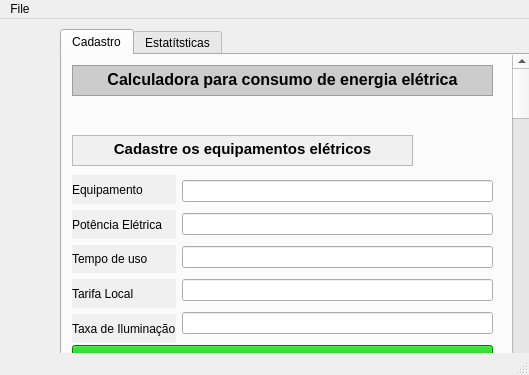
<?xml version="1.0" encoding="UTF-8"?>
<ui version="4.0">
 <class>MainWindow</class>
 <widget class="QMainWindow" name="MainWindow">
  <property name="geometry">
   <rect>
    <x>0</x>
    <y>0</y>
    <width>529</width>
    <height>375</height>
   </rect>
  </property>
  <property name="windowTitle">
   <string>MainWindow</string>
  </property>
  <widget class="QWidget" name="centralwidget">
   <widget class="QTabWidget" name="tabWidget">
    <property name="geometry">
     <rect>
      <x>60</x>
      <y>10</y>
      <width>721</width>
      <height>651</height>
     </rect>
    </property>
    <property name="currentIndex">
     <number>0</number>
    </property>
    <widget class="QWidget" name="tab">
     <attribute name="title">
      <string>Cadastro</string>
     </attribute>
     <widget class="QLabel" name="ImagemSuperior">
      <property name="geometry">
       <rect>
        <x>360</x>
        <y>50</y>
        <width>71</width>
        <height>61</height>
       </rect>
      </property>
      <property name="text">
       <string/>
      </property>
      <property name="pixmap">
       <pixmap>../../Downloads/idea (1).png</pixmap>
      </property>
      <property name="scaledContents">
       <bool>true</bool>
      </property>
     </widget>
     <widget class="QTextBrowser" name="Titulo">
      <property name="geometry">
       <rect>
        <x>10</x>
        <y>10</y>
        <width>421</width>
        <height>31</height>
       </rect>
      </property>
      <property name="sizePolicy">
       <sizepolicy hsizetype="Expanding" vsizetype="Expanding">
        <horstretch>0</horstretch>
        <verstretch>0</verstretch>
       </sizepolicy>
      </property>
      <property name="styleSheet">
       <string notr="true">background-color: rgb(204, 204, 204);</string>
      </property>
      <property name="lineWidth">
       <number>1</number>
      </property>
      <property name="html">
       <string>&lt;!DOCTYPE HTML PUBLIC &quot;-//W3C//DTD HTML 4.0//EN&quot; &quot;http://www.w3.org/TR/REC-html40/strict.dtd&quot;&gt;
&lt;html&gt;&lt;head&gt;&lt;meta name=&quot;qrichtext&quot; content=&quot;1&quot; /&gt;&lt;style type=&quot;text/css&quot;&gt;
p, li { white-space: pre-wrap; }
&lt;/style&gt;&lt;/head&gt;&lt;body style=&quot; font-family:'MS Shell Dlg 2'; font-size:8.25pt; font-weight:400; font-style:normal;&quot;&gt;
&lt;p align=&quot;center&quot; style=&quot; margin-top:0px; margin-bottom:0px; margin-left:0px; margin-right:0px; -qt-block-indent:0; text-indent:0px;&quot;&gt;&lt;span style=&quot; font-family:'MS Shell Dlg 2'; font-size:12pt; font-weight:600; color:#000000;&quot;&gt;Calculadora para consumo de energia elétrica&lt;/span&gt;&lt;/p&gt;&lt;/body&gt;&lt;/html&gt;</string>
      </property>
     </widget>
     <widget class="QTextBrowser" name="textBrowser">
      <property name="geometry">
       <rect>
        <x>10</x>
        <y>80</y>
        <width>341</width>
        <height>31</height>
       </rect>
      </property>
      <property name="styleSheet">
       <string notr="true">background-color: rgb(240, 240, 240);</string>
      </property>
      <property name="html">
       <string>&lt;!DOCTYPE HTML PUBLIC &quot;-//W3C//DTD HTML 4.0//EN&quot; &quot;http://www.w3.org/TR/REC-html40/strict.dtd&quot;&gt;
&lt;html&gt;&lt;head&gt;&lt;meta name=&quot;qrichtext&quot; content=&quot;1&quot; /&gt;&lt;style type=&quot;text/css&quot;&gt;
p, li { white-space: pre-wrap; }
&lt;/style&gt;&lt;/head&gt;&lt;body style=&quot; font-family:'MS Shell Dlg 2'; font-size:8.25pt; font-weight:400; font-style:normal;&quot;&gt;
&lt;p align=&quot;center&quot; style=&quot; margin-top:0px; margin-bottom:0px; margin-left:0px; margin-right:0px; -qt-block-indent:0; text-indent:0px;&quot;&gt;&lt;span style=&quot; font-family:'MS Shell Dlg 2'; font-size:11pt; font-weight:600;&quot;&gt;Cadastre os equipamentos elétricos&lt;/span&gt;&lt;/p&gt;&lt;/body&gt;&lt;/html&gt;</string>
      </property>
     </widget>
     <widget class="QTableWidget" name="tabela">
      <property name="geometry">
       <rect>
        <x>10</x>
        <y>340</y>
        <width>421</width>
        <height>111</height>
       </rect>
      </property>
      <property name="tabletTracking">
       <bool>false</bool>
      </property>
      <property name="accessibleDescription">
       <string/>
      </property>
      <property name="autoFillBackground">
       <bool>false</bool>
      </property>
      <attribute name="horizontalHeaderStretchLastSection">
       <bool>true</bool>
      </attribute>
      <column>
       <property name="text">
        <string>Equipamento</string>
       </property>
       <property name="textAlignment">
        <set>AlignCenter</set>
       </property>
      </column>
      <column>
       <property name="text">
        <string>Potência</string>
       </property>
       <property name="textAlignment">
        <set>AlignCenter</set>
       </property>
      </column>
      <column>
       <property name="text">
        <string>Tempo de uso</string>
       </property>
       <property name="textAlignment">
        <set>AlignCenter</set>
       </property>
      </column>
     </widget>
     <widget class="QPushButton" name="ButtonCadastrarEquipamento">
      <property name="geometry">
       <rect>
        <x>10</x>
        <y>290</y>
        <width>421</width>
        <height>31</height>
       </rect>
      </property>
      <property name="styleSheet">
       <string notr="true">font: 75 12pt &quot;MS Shell Dlg 2&quot;;
color: rgb(255, 255, 255);
background-color: rgb(0, 170, 0);</string>
      </property>
      <property name="text">
       <string>Cadastrar Equipamento</string>
      </property>
     </widget>
     <widget class="QWidget" name="layoutWidget">
      <property name="geometry">
       <rect>
        <x>10</x>
        <y>120</y>
        <width>421</width>
        <height>168</height>
       </rect>
      </property>
      <layout class="QHBoxLayout" name="horizontalLayout">
       <item>
        <layout class="QVBoxLayout" name="verticalLayout_3">
         <item>
          <widget class="QLabel" name="labelEquipmento">
           <property name="enabled">
            <bool>true</bool>
           </property>
           <property name="styleSheet">
            <string notr="true">background-color: rgb(240, 240, 240);
font: 75 12pt &quot;MS Shell Dlg 2&quot;;
</string>
           </property>
           <property name="text">
            <string>Equipamento</string>
           </property>
          </widget>
         </item>
         <item>
          <widget class="QLabel" name="label">
           <property name="styleSheet">
            <string notr="true">font: 75 12pt &quot;MS Shell Dlg 2&quot;;
background-color: rgb(240, 240, 240);</string>
           </property>
           <property name="text">
            <string>Potência Elétrica</string>
           </property>
          </widget>
         </item>
         <item>
          <widget class="QLabel" name="label_2">
           <property name="styleSheet">
            <string notr="true">font: 75 12pt &quot;MS Shell Dlg 2&quot;;
background-color: rgb(240, 240, 240);</string>
           </property>
           <property name="text">
            <string>Tempo de uso</string>
           </property>
          </widget>
         </item>
         <item>
          <widget class="QLabel" name="label_3">
           <property name="styleSheet">
            <string notr="true">font: 75 12pt &quot;MS Shell Dlg 2&quot;;
background-color: rgb(240, 240, 240);</string>
           </property>
           <property name="text">
            <string>Tarifa Local</string>
           </property>
          </widget>
         </item>
         <item>
          <widget class="QLabel" name="label_4">
           <property name="styleSheet">
            <string notr="true">font: 75 12pt &quot;MS Shell Dlg 2&quot;;
background-color: rgb(240, 240, 240);</string>
           </property>
           <property name="text">
            <string>Taxa de Iluminação</string>
           </property>
          </widget>
         </item>
        </layout>
       </item>
       <item>
        <layout class="QVBoxLayout" name="verticalLayout_2">
         <item>
          <widget class="QLineEdit" name="inputEquipamento"/>
         </item>
         <item>
          <widget class="QLineEdit" name="inputPotencia"/>
         </item>
         <item>
          <widget class="QLineEdit" name="inputTempo"/>
         </item>
         <item>
          <widget class="QLineEdit" name="inputTarifa"/>
         </item>
         <item>
          <widget class="QLineEdit" name="inputIluminacao"/>
         </item>
        </layout>
       </item>
      </layout>
     </widget>
     <widget class="QWidget" name="layoutWidget">
      <property name="geometry">
       <rect>
        <x>10</x>
        <y>450</y>
        <width>421</width>
        <height>31</height>
       </rect>
      </property>
      <layout class="QHBoxLayout" name="horizontalLayout_2">
       <item>
        <widget class="QPushButton" name="ButtonConsumoTotal">
         <property name="styleSheet">
          <string notr="true">
font: 75 12pt &quot;MS Shell Dlg 2&quot;;
color: rgb(255, 255, 255);
background-color: rgb(0, 0, 255);</string>
         </property>
         <property name="text">
          <string>Calcular Consumo</string>
         </property>
        </widget>
       </item>
       <item>
        <widget class="QLabel" name="Label_Consumo_total">
         <property name="styleSheet">
          <string notr="true">background-color: rgb(240, 240, 240);</string>
         </property>
         <property name="text">
          <string/>
         </property>
        </widget>
       </item>
      </layout>
     </widget>
     <widget class="QWidget" name="layoutWidget">
      <property name="geometry">
       <rect>
        <x>10</x>
        <y>490</y>
        <width>421</width>
        <height>31</height>
       </rect>
      </property>
      <layout class="QHBoxLayout" name="horizontalLayout_3">
       <item>
        <widget class="QPushButton" name="ButtonOrdenarPorNome">
         <property name="styleSheet">
          <string notr="true">font: 75 12pt &quot;MS Shell Dlg 2&quot;;</string>
         </property>
         <property name="text">
          <string>Ordenar por nome</string>
         </property>
        </widget>
       </item>
       <item>
        <widget class="QPushButton" name="ButtonOrdenarPorPotencia">
         <property name="styleSheet">
          <string notr="true">font: 75 12pt &quot;MS Shell Dlg 2&quot;;</string>
         </property>
         <property name="text">
          <string>Ordenar por potência</string>
         </property>
        </widget>
       </item>
      </layout>
     </widget>
     <widget class="QScrollBar" name="verticalScrollBar">
      <property name="geometry">
       <rect>
        <x>450</x>
        <y>0</y>
        <width>20</width>
        <height>571</height>
       </rect>
      </property>
      <property name="orientation">
       <enum>Qt::Vertical</enum>
      </property>
     </widget>
     <widget class="QScrollBar" name="horizontalScrollBar">
      <property name="geometry">
       <rect>
        <x>0</x>
        <y>590</y>
        <width>461</width>
        <height>16</height>
       </rect>
      </property>
      <property name="orientation">
       <enum>Qt::Horizontal</enum>
      </property>
     </widget>
     <widget class="QWidget" name="layoutWidget">
      <property name="geometry">
       <rect>
        <x>0</x>
        <y>530</y>
        <width>431</width>
        <height>33</height>
       </rect>
      </property>
      <layout class="QHBoxLayout" name="horizontalLayout_4">
       <item>
        <widget class="QPushButton" name="ButtonRemover">
         <property name="styleSheet">
          <string notr="true">font: 75 14pt &quot;MS Shell Dlg 2&quot;;
background-color: rgb(255, 0, 0);
color: rgb(255, 255, 255);</string>
         </property>
         <property name="text">
          <string>REMOVER APARELHO</string>
         </property>
        </widget>
       </item>
      </layout>
     </widget>
    </widget>
    <widget class="QWidget" name="tab_2">
     <attribute name="title">
      <string>Estatítsticas</string>
     </attribute>
     <widget class="QTextBrowser" name="textBrowser_2">
      <property name="geometry">
       <rect>
        <x>10</x>
        <y>20</y>
        <width>411</width>
        <height>31</height>
       </rect>
      </property>
      <property name="styleSheet">
       <string notr="true">font: 75 14pt &quot;MS Shell Dlg 2&quot;;
color: rgb(255, 255, 255);
background-color: rgb(148, 148, 148);</string>
      </property>
      <property name="html">
       <string>&lt;!DOCTYPE HTML PUBLIC &quot;-//W3C//DTD HTML 4.0//EN&quot; &quot;http://www.w3.org/TR/REC-html40/strict.dtd&quot;&gt;
&lt;html&gt;&lt;head&gt;&lt;meta name=&quot;qrichtext&quot; content=&quot;1&quot; /&gt;&lt;style type=&quot;text/css&quot;&gt;
p, li { white-space: pre-wrap; }
&lt;/style&gt;&lt;/head&gt;&lt;body style=&quot; font-family:'MS Shell Dlg 2'; font-size:14pt; font-weight:72; font-style:normal;&quot;&gt;
&lt;p align=&quot;center&quot; style=&quot; margin-top:0px; margin-bottom:0px; margin-left:0px; margin-right:0px; -qt-block-indent:0; text-indent:0px;&quot;&gt;&lt;span style=&quot; font-weight:600;&quot;&gt;Dados Estatísticos&lt;/span&gt;&lt;/p&gt;&lt;/body&gt;&lt;/html&gt;</string>
      </property>
     </widget>
     <widget class="QGroupBox" name="groupBox">
      <property name="geometry">
       <rect>
        <x>10</x>
        <y>90</y>
        <width>411</width>
        <height>80</height>
       </rect>
      </property>
      <property name="styleSheet">
       <string notr="true">font: 75 12pt &quot;MS Shell Dlg 2&quot;;
font: 14pt &quot;MS Shell Dlg 2&quot;;</string>
      </property>
      <property name="title">
       <string>Maior Potência</string>
      </property>
      <widget class="QLabel" name="MaiorPotencia">
       <property name="geometry">
        <rect>
         <x>160</x>
         <y>30</y>
         <width>121</width>
         <height>31</height>
        </rect>
       </property>
       <property name="text">
        <string/>
       </property>
      </widget>
     </widget>
     <widget class="QGroupBox" name="groupBox_2">
      <property name="geometry">
       <rect>
        <x>10</x>
        <y>190</y>
        <width>411</width>
        <height>80</height>
       </rect>
      </property>
      <property name="styleSheet">
       <string notr="true">font: 14pt &quot;MS Shell Dlg 2&quot;;</string>
      </property>
      <property name="title">
       <string>Menor Potência</string>
      </property>
      <widget class="QLabel" name="MenorPotencia">
       <property name="geometry">
        <rect>
         <x>160</x>
         <y>30</y>
         <width>91</width>
         <height>31</height>
        </rect>
       </property>
       <property name="text">
        <string/>
       </property>
      </widget>
     </widget>
     <widget class="QGroupBox" name="groupBox_3">
      <property name="geometry">
       <rect>
        <x>10</x>
        <y>310</y>
        <width>411</width>
        <height>80</height>
       </rect>
      </property>
      <property name="styleSheet">
       <string notr="true">font: 14pt &quot;MS Shell Dlg 2&quot;;</string>
      </property>
      <property name="title">
       <string>Potência média</string>
      </property>
      <widget class="QLabel" name="PotenciaMedia">
       <property name="geometry">
        <rect>
         <x>160</x>
         <y>30</y>
         <width>111</width>
         <height>31</height>
        </rect>
       </property>
       <property name="text">
        <string/>
       </property>
      </widget>
     </widget>
    </widget>
   </widget>
  </widget>
  <widget class="QMenuBar" name="menubar">
   <property name="geometry">
    <rect>
     <x>0</x>
     <y>0</y>
     <width>529</width>
     <height>21</height>
    </rect>
   </property>
   <widget class="QMenu" name="menuFile">
    <property name="title">
     <string>File</string>
    </property>
    <addaction name="actionSalvar"/>
    <addaction name="actionCarregar"/>
   </widget>
   <addaction name="menuFile"/>
  </widget>
  <widget class="QStatusBar" name="statusbar"/>
  <action name="actionSalvar">
   <property name="text">
    <string>Salvar</string>
   </property>
   <property name="shortcut">
    <string>Ctrl+S</string>
   </property>
  </action>
  <action name="actionCarregar">
   <property name="text">
    <string>Carregar</string>
   </property>
   <property name="shortcut">
    <string>Ctrl+P</string>
   </property>
  </action>
 </widget>
 <resources/>
 <connections/>
</ui>
